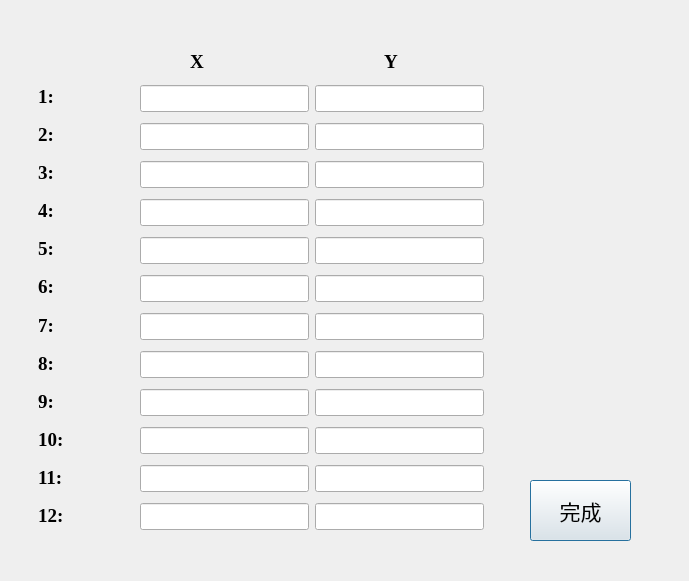
<?xml version="1.0" encoding="UTF-8"?>
<ui version="4.0">
 <class>calibPointDlg</class>
 <widget class="QDialog" name="calibPointDlg">
  <property name="geometry">
   <rect>
    <x>0</x>
    <y>0</y>
    <width>689</width>
    <height>581</height>
   </rect>
  </property>
  <property name="windowTitle">
   <string>Dialog</string>
  </property>
  <widget class="QPushButton" name="pushButton">
   <property name="geometry">
    <rect>
     <x>530</x>
     <y>480</y>
     <width>101</width>
     <height>61</height>
    </rect>
   </property>
   <property name="font">
    <font>
     <family>Microsoft YaHei</family>
     <pointsize>16</pointsize>
    </font>
   </property>
   <property name="text">
    <string>完成</string>
   </property>
  </widget>
  <widget class="QWidget" name="layoutWidget">
   <property name="geometry">
    <rect>
     <x>190</x>
     <y>50</y>
     <width>381</width>
     <height>24</height>
    </rect>
   </property>
   <layout class="QHBoxLayout" name="horizontalLayout">
    <item>
     <widget class="QLabel" name="label_13">
      <property name="font">
       <font>
        <family>Times New Roman</family>
        <pointsize>14</pointsize>
        <weight>75</weight>
        <bold>true</bold>
       </font>
      </property>
      <property name="text">
       <string>X</string>
      </property>
     </widget>
    </item>
    <item>
     <widget class="QLabel" name="label_14">
      <property name="font">
       <font>
        <family>Times New Roman</family>
        <pointsize>14</pointsize>
        <weight>75</weight>
        <bold>true</bold>
       </font>
      </property>
      <property name="text">
       <string>Y</string>
      </property>
     </widget>
    </item>
   </layout>
  </widget>
  <widget class="QWidget" name="layoutWidget">
   <property name="geometry">
    <rect>
     <x>140</x>
     <y>80</y>
     <width>344</width>
     <height>461</height>
    </rect>
   </property>
   <layout class="QVBoxLayout" name="verticalLayout_2">
    <item>
     <layout class="QHBoxLayout" name="horizontalLayout_2">
      <item>
       <widget class="QLineEdit" name="x1">
        <property name="font">
         <font>
          <family>Times New Roman</family>
          <pointsize>12</pointsize>
          <weight>75</weight>
          <bold>true</bold>
         </font>
        </property>
        <property name="text">
         <string/>
        </property>
       </widget>
      </item>
      <item>
       <widget class="QLineEdit" name="y1">
        <property name="font">
         <font>
          <family>Times New Roman</family>
          <pointsize>12</pointsize>
          <weight>75</weight>
          <bold>true</bold>
         </font>
        </property>
        <property name="text">
         <string/>
        </property>
       </widget>
      </item>
     </layout>
    </item>
    <item>
     <layout class="QHBoxLayout" name="horizontalLayout_3">
      <item>
       <widget class="QLineEdit" name="x2">
        <property name="font">
         <font>
          <family>Times New Roman</family>
          <pointsize>12</pointsize>
          <weight>75</weight>
          <bold>true</bold>
         </font>
        </property>
        <property name="text">
         <string/>
        </property>
       </widget>
      </item>
      <item>
       <widget class="QLineEdit" name="y2">
        <property name="font">
         <font>
          <family>Times New Roman</family>
          <pointsize>12</pointsize>
          <weight>75</weight>
          <bold>true</bold>
         </font>
        </property>
        <property name="text">
         <string/>
        </property>
       </widget>
      </item>
     </layout>
    </item>
    <item>
     <layout class="QHBoxLayout" name="horizontalLayout_4">
      <item>
       <widget class="QLineEdit" name="x3">
        <property name="font">
         <font>
          <family>Times New Roman</family>
          <pointsize>12</pointsize>
          <weight>75</weight>
          <bold>true</bold>
         </font>
        </property>
        <property name="text">
         <string/>
        </property>
       </widget>
      </item>
      <item>
       <widget class="QLineEdit" name="y3">
        <property name="font">
         <font>
          <family>Times New Roman</family>
          <pointsize>12</pointsize>
          <weight>75</weight>
          <bold>true</bold>
         </font>
        </property>
        <property name="text">
         <string/>
        </property>
       </widget>
      </item>
     </layout>
    </item>
    <item>
     <layout class="QHBoxLayout" name="horizontalLayout_5">
      <item>
       <widget class="QLineEdit" name="x4">
        <property name="font">
         <font>
          <family>Times New Roman</family>
          <pointsize>12</pointsize>
          <weight>75</weight>
          <bold>true</bold>
         </font>
        </property>
        <property name="text">
         <string/>
        </property>
       </widget>
      </item>
      <item>
       <widget class="QLineEdit" name="y4">
        <property name="font">
         <font>
          <family>Times New Roman</family>
          <pointsize>12</pointsize>
          <weight>75</weight>
          <bold>true</bold>
         </font>
        </property>
        <property name="text">
         <string/>
        </property>
       </widget>
      </item>
     </layout>
    </item>
    <item>
     <layout class="QHBoxLayout" name="horizontalLayout_6">
      <item>
       <widget class="QLineEdit" name="x5">
        <property name="font">
         <font>
          <family>Times New Roman</family>
          <pointsize>12</pointsize>
          <weight>75</weight>
          <bold>true</bold>
         </font>
        </property>
        <property name="text">
         <string/>
        </property>
       </widget>
      </item>
      <item>
       <widget class="QLineEdit" name="y5">
        <property name="font">
         <font>
          <family>Times New Roman</family>
          <pointsize>12</pointsize>
          <weight>75</weight>
          <bold>true</bold>
         </font>
        </property>
        <property name="text">
         <string/>
        </property>
       </widget>
      </item>
     </layout>
    </item>
    <item>
     <layout class="QHBoxLayout" name="horizontalLayout_7">
      <item>
       <widget class="QLineEdit" name="x6">
        <property name="font">
         <font>
          <family>Times New Roman</family>
          <pointsize>12</pointsize>
          <weight>75</weight>
          <bold>true</bold>
         </font>
        </property>
        <property name="text">
         <string/>
        </property>
       </widget>
      </item>
      <item>
       <widget class="QLineEdit" name="y6">
        <property name="font">
         <font>
          <family>Times New Roman</family>
          <pointsize>12</pointsize>
          <weight>75</weight>
          <bold>true</bold>
         </font>
        </property>
        <property name="text">
         <string/>
        </property>
       </widget>
      </item>
     </layout>
    </item>
    <item>
     <layout class="QHBoxLayout" name="horizontalLayout_8">
      <item>
       <widget class="QLineEdit" name="x7">
        <property name="font">
         <font>
          <family>Times New Roman</family>
          <pointsize>12</pointsize>
          <weight>75</weight>
          <bold>true</bold>
         </font>
        </property>
        <property name="text">
         <string/>
        </property>
       </widget>
      </item>
      <item>
       <widget class="QLineEdit" name="y7">
        <property name="font">
         <font>
          <family>Times New Roman</family>
          <pointsize>12</pointsize>
          <weight>75</weight>
          <bold>true</bold>
         </font>
        </property>
        <property name="text">
         <string/>
        </property>
       </widget>
      </item>
     </layout>
    </item>
    <item>
     <layout class="QHBoxLayout" name="horizontalLayout_9">
      <item>
       <widget class="QLineEdit" name="x8">
        <property name="font">
         <font>
          <family>Times New Roman</family>
          <pointsize>12</pointsize>
          <weight>75</weight>
          <bold>true</bold>
         </font>
        </property>
        <property name="text">
         <string/>
        </property>
       </widget>
      </item>
      <item>
       <widget class="QLineEdit" name="y8">
        <property name="font">
         <font>
          <family>Times New Roman</family>
          <pointsize>12</pointsize>
          <weight>75</weight>
          <bold>true</bold>
         </font>
        </property>
        <property name="text">
         <string/>
        </property>
       </widget>
      </item>
     </layout>
    </item>
    <item>
     <layout class="QHBoxLayout" name="horizontalLayout_10">
      <item>
       <widget class="QLineEdit" name="x9">
        <property name="font">
         <font>
          <family>Times New Roman</family>
          <pointsize>12</pointsize>
          <weight>75</weight>
          <bold>true</bold>
         </font>
        </property>
        <property name="text">
         <string/>
        </property>
       </widget>
      </item>
      <item>
       <widget class="QLineEdit" name="y9">
        <property name="font">
         <font>
          <family>Times New Roman</family>
          <pointsize>12</pointsize>
          <weight>75</weight>
          <bold>true</bold>
         </font>
        </property>
        <property name="text">
         <string/>
        </property>
       </widget>
      </item>
     </layout>
    </item>
    <item>
     <layout class="QHBoxLayout" name="horizontalLayout_11">
      <item>
       <widget class="QLineEdit" name="x10">
        <property name="font">
         <font>
          <family>Times New Roman</family>
          <pointsize>12</pointsize>
          <weight>75</weight>
          <bold>true</bold>
         </font>
        </property>
        <property name="text">
         <string/>
        </property>
       </widget>
      </item>
      <item>
       <widget class="QLineEdit" name="y10">
        <property name="font">
         <font>
          <family>Times New Roman</family>
          <pointsize>12</pointsize>
          <weight>75</weight>
          <bold>true</bold>
         </font>
        </property>
        <property name="text">
         <string/>
        </property>
       </widget>
      </item>
     </layout>
    </item>
    <item>
     <layout class="QHBoxLayout" name="horizontalLayout_12">
      <item>
       <widget class="QLineEdit" name="x11">
        <property name="font">
         <font>
          <family>Times New Roman</family>
          <pointsize>12</pointsize>
          <weight>75</weight>
          <bold>true</bold>
         </font>
        </property>
        <property name="text">
         <string/>
        </property>
       </widget>
      </item>
      <item>
       <widget class="QLineEdit" name="y11">
        <property name="font">
         <font>
          <family>Times New Roman</family>
          <pointsize>12</pointsize>
          <weight>75</weight>
          <bold>true</bold>
         </font>
        </property>
        <property name="text">
         <string/>
        </property>
       </widget>
      </item>
     </layout>
    </item>
    <item>
     <layout class="QHBoxLayout" name="horizontalLayout_13">
      <item>
       <widget class="QLineEdit" name="x12">
        <property name="font">
         <font>
          <family>Times New Roman</family>
          <pointsize>12</pointsize>
          <weight>75</weight>
          <bold>true</bold>
         </font>
        </property>
        <property name="text">
         <string/>
        </property>
       </widget>
      </item>
      <item>
       <widget class="QLineEdit" name="y12">
        <property name="font">
         <font>
          <family>Times New Roman</family>
          <pointsize>12</pointsize>
          <weight>75</weight>
          <bold>true</bold>
         </font>
        </property>
        <property name="text">
         <string/>
        </property>
       </widget>
      </item>
     </layout>
    </item>
   </layout>
  </widget>
  <widget class="QWidget" name="layoutWidget">
   <property name="geometry">
    <rect>
     <x>38</x>
     <y>81</y>
     <width>51</width>
     <height>451</height>
    </rect>
   </property>
   <layout class="QVBoxLayout" name="verticalLayout">
    <item>
     <widget class="QLabel" name="label">
      <property name="font">
       <font>
        <family>Times New Roman</family>
        <pointsize>14</pointsize>
        <weight>75</weight>
        <bold>true</bold>
       </font>
      </property>
      <property name="text">
       <string>1:</string>
      </property>
     </widget>
    </item>
    <item>
     <widget class="QLabel" name="label_2">
      <property name="font">
       <font>
        <family>Times New Roman</family>
        <pointsize>14</pointsize>
        <weight>75</weight>
        <bold>true</bold>
       </font>
      </property>
      <property name="text">
       <string>2:</string>
      </property>
     </widget>
    </item>
    <item>
     <widget class="QLabel" name="label_3">
      <property name="font">
       <font>
        <family>Times New Roman</family>
        <pointsize>14</pointsize>
        <weight>75</weight>
        <bold>true</bold>
       </font>
      </property>
      <property name="text">
       <string>3:</string>
      </property>
     </widget>
    </item>
    <item>
     <widget class="QLabel" name="label_4">
      <property name="font">
       <font>
        <family>Times New Roman</family>
        <pointsize>14</pointsize>
        <weight>75</weight>
        <bold>true</bold>
       </font>
      </property>
      <property name="text">
       <string>4:</string>
      </property>
     </widget>
    </item>
    <item>
     <widget class="QLabel" name="label_5">
      <property name="font">
       <font>
        <family>Times New Roman</family>
        <pointsize>14</pointsize>
        <weight>75</weight>
        <bold>true</bold>
       </font>
      </property>
      <property name="text">
       <string>5:</string>
      </property>
     </widget>
    </item>
    <item>
     <widget class="QLabel" name="label_6">
      <property name="font">
       <font>
        <family>Times New Roman</family>
        <pointsize>14</pointsize>
        <weight>75</weight>
        <bold>true</bold>
       </font>
      </property>
      <property name="text">
       <string>6:</string>
      </property>
     </widget>
    </item>
    <item>
     <widget class="QLabel" name="label_7">
      <property name="font">
       <font>
        <family>Times New Roman</family>
        <pointsize>14</pointsize>
        <weight>75</weight>
        <bold>true</bold>
       </font>
      </property>
      <property name="text">
       <string>7:</string>
      </property>
     </widget>
    </item>
    <item>
     <widget class="QLabel" name="label_8">
      <property name="font">
       <font>
        <family>Times New Roman</family>
        <pointsize>14</pointsize>
        <weight>75</weight>
        <bold>true</bold>
       </font>
      </property>
      <property name="text">
       <string>8:</string>
      </property>
     </widget>
    </item>
    <item>
     <widget class="QLabel" name="label_9">
      <property name="font">
       <font>
        <family>Times New Roman</family>
        <pointsize>14</pointsize>
        <weight>75</weight>
        <bold>true</bold>
       </font>
      </property>
      <property name="text">
       <string>9:</string>
      </property>
     </widget>
    </item>
    <item>
     <widget class="QLabel" name="label_10">
      <property name="font">
       <font>
        <family>Times New Roman</family>
        <pointsize>14</pointsize>
        <weight>75</weight>
        <bold>true</bold>
       </font>
      </property>
      <property name="text">
       <string>10:</string>
      </property>
     </widget>
    </item>
    <item>
     <widget class="QLabel" name="label_11">
      <property name="font">
       <font>
        <family>Times New Roman</family>
        <pointsize>14</pointsize>
        <weight>75</weight>
        <bold>true</bold>
       </font>
      </property>
      <property name="text">
       <string>11:</string>
      </property>
     </widget>
    </item>
    <item>
     <widget class="QLabel" name="label_12">
      <property name="font">
       <font>
        <family>Times New Roman</family>
        <pointsize>14</pointsize>
        <weight>75</weight>
        <bold>true</bold>
       </font>
      </property>
      <property name="text">
       <string>12:</string>
      </property>
     </widget>
    </item>
   </layout>
  </widget>
 </widget>
 <resources/>
 <connections/>
</ui>
